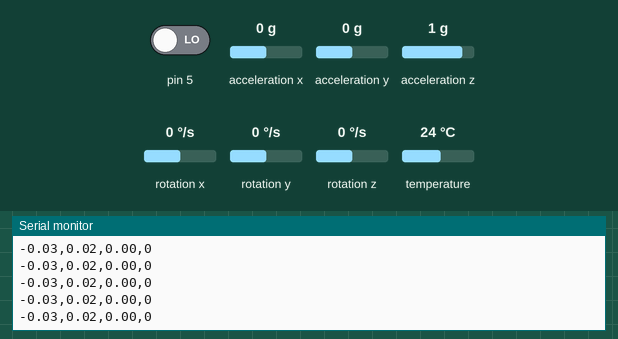
This sketch was run on a simulated Arduino Leonardo, built with avr-gcc and run on an emulated ATmega32U4. On the bench: the last lines printed to the serial monitor. Inputs (shaded band) come from the test bench; at power-on: acceleration x 0 g, acceleration y 0 g, pin 5 LOW, acceleration z 1 g, rotation z 0 °/s, rotation x 0 °/s, rotation y 0 °/s, temperature 24 °C.

Above: at 6.4 s.
6.5 s: acceleration x set to -1.4 g
At 6.56 s:
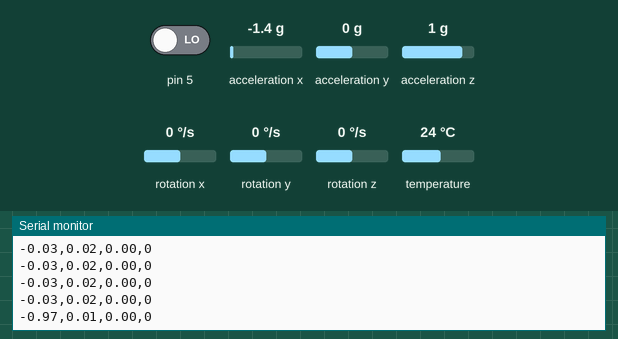
8.0 s: acceleration y set to -1.4 g
At 8.03 s:
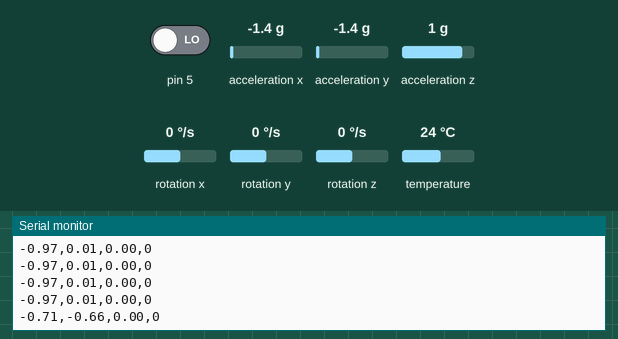
11.0 s: pin 5 driven HIGH
At 11.06 s:
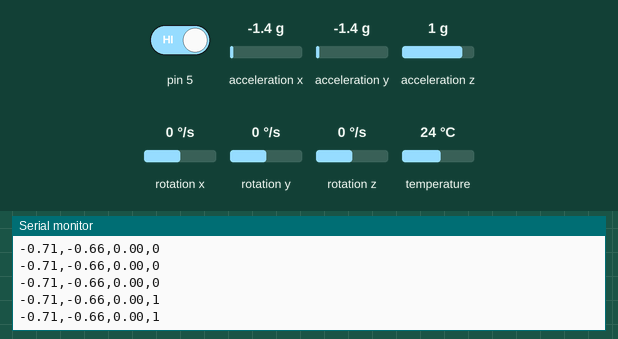
12.5 s: acceleration z set to -1.4 g
At 12.53 s:
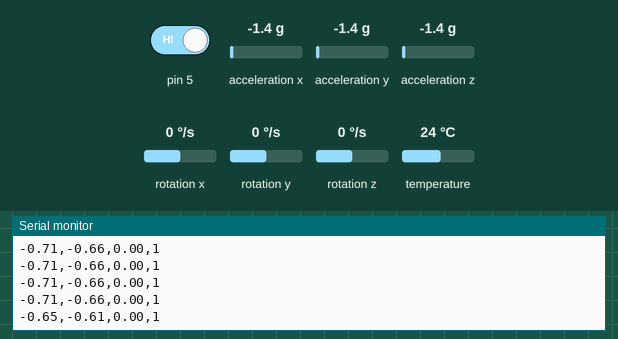
14.0 s: rotation z set to -192 °/s
At 14.05 s:
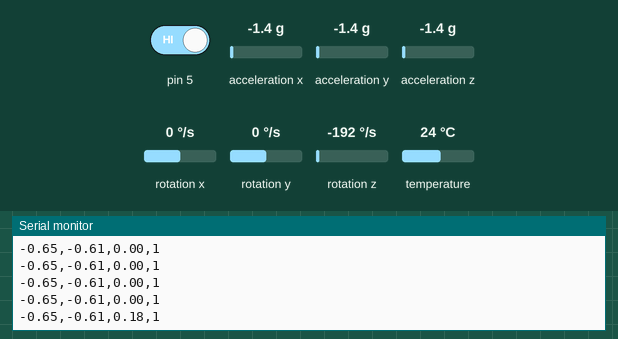
15.5 s: pin 5 driven LOW
At 15.51 s:
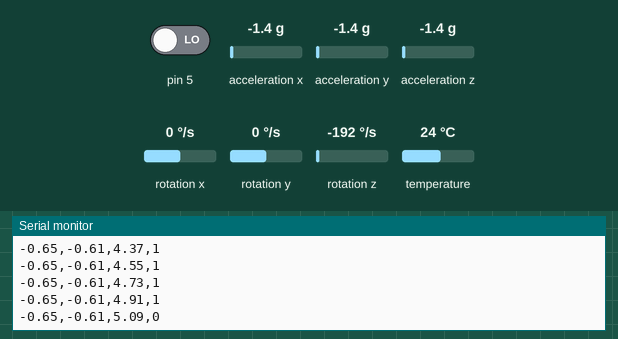
Timing chart, 0 to 18.0 s (numbered marks = the images above; inputs shaded):
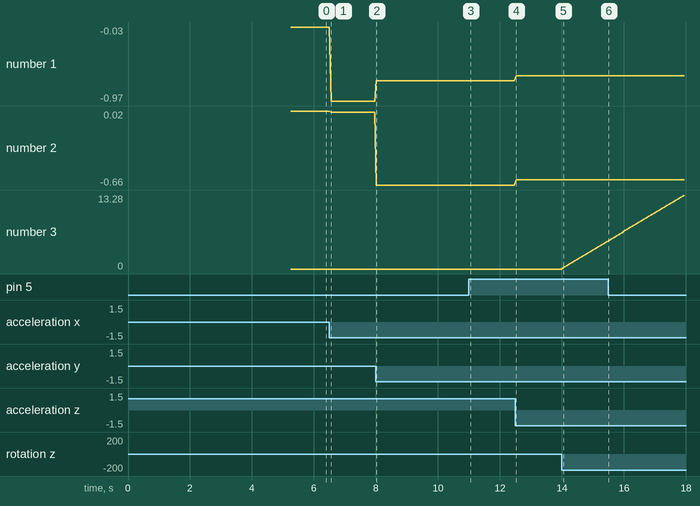

The sketch:

GyroInput.ino
```cpp
// Basic demo for accelerometer readings from Adafruit MPU6050

// ESP32 Guide: https://RandomNerdTutorials.com/esp32-mpu-6050-accelerometer-gyroscope-arduino/
// ESP8266 Guide: https://RandomNerdTutorials.com/esp8266-nodemcu-mpu-6050-accelerometer-gyroscope-arduino/
// Arduino Guide: https://RandomNerdTutorials.com/arduino-mpu-6050-accelerometer-gyroscope/

#include <Adafruit_MPU6050.h>
#include <Adafruit_Sensor.h>
#include <Wire.h>

float deadzone(float data);


// data

sensors_event_t a, g, temp;

float rotX, rotY, rotZ;

float Ax, Ay, Az;
float Gx, Gy, Gz;

float roll, pitch, yaw;

float epsilon = 0.1;
int resetBtn = 6;

//calibration
float xMax = 1.02;
float xMin = -0.96;
float yMin = -1.03;
float yMax = 0.98;
float zMax = 1;
float zMin = -1.05;


float xOffset = (xMax + xMin)/2;
float yOffset = (yMax + yMin)/2;
float zOffset = (zMax + zMin)/2;

float xScale = 2 / (xMax - xMin);
float yScale = 2 / (yMax - yMin);
float zScale = 2 / (zMax - zMin);

float yawOffset;


Adafruit_MPU6050 mpu;

unsigned long lastMillis, currentMillis;
float dt;

void setup(void) {
  Serial.begin(115200);
  while (!Serial)
    delay(10); // will pause Zero, Leonardo, etc until serial console opens

  Serial.println("Adafruit MPU6050 test!");

  // Try to initialize!
  if (!mpu.begin()) {
    Serial.println("Failed to find MPU6050 chip");
    while (1) {
      delay(10);
    }
  }
  Serial.println("MPU6050 Found!");

  mpu.setAccelerometerRange(MPU6050_RANGE_8_G);
  Serial.print("Accelerometer range set to: ");
  switch (mpu.getAccelerometerRange()) {
  case MPU6050_RANGE_2_G:
    Serial.println("+-2G");
    break;
  case MPU6050_RANGE_4_G:
    Serial.println("+-4G");
    break;
  case MPU6050_RANGE_8_G:
    Serial.println("+-8G");
    break;
  case MPU6050_RANGE_16_G:
    Serial.println("+-16G");
    break;
  }
  mpu.setGyroRange(MPU6050_RANGE_1000_DEG);
  Serial.print("Gyro range set to: ");
  switch (mpu.getGyroRange()) {
  case MPU6050_RANGE_250_DEG:
    Serial.println("+- 250 deg/s");
    break;
  case MPU6050_RANGE_500_DEG:
    Serial.println("+- 500 deg/s");
    break;
  case MPU6050_RANGE_1000_DEG:
    Serial.println("+- 1000 deg/s");
    break;
  case MPU6050_RANGE_2000_DEG:
    Serial.println("+- 2000 deg/s");
    break;
  }

  mpu.setFilterBandwidth(MPU6050_BAND_5_HZ);
  Serial.print("Filter bandwidth set to: ");
  switch (mpu.getFilterBandwidth()) {
  case MPU6050_BAND_260_HZ:
    Serial.println("260 Hz");
    break;
  case MPU6050_BAND_184_HZ:
    Serial.println("184 Hz");
    break;
  case MPU6050_BAND_94_HZ:
    Serial.println("94 Hz");
    break;
  case MPU6050_BAND_44_HZ:
    Serial.println("44 Hz");
    break;
  case MPU6050_BAND_21_HZ:
    Serial.println("21 Hz");
    break;
  case MPU6050_BAND_10_HZ:
    Serial.println("10 Hz");
    break;
  case MPU6050_BAND_5_HZ:
    Serial.println("5 Hz");
    break;
  }

  float yawSum = 0;
  for(int i = 0; i < 100; i++){
    mpu.getEvent(&a, &g, &temp);
    yawSum += g.gyro.z;
    delay(50);
  }

  yawOffset = yawSum / 100;
  Serial.print("yawOffset:");
  Serial.println(yawOffset);


  Serial.println("");

  pinMode(5, INPUT);

  lastMillis = millis();
}

void loop() {
  /* Get new sensor events with the readings */
  mpu.getEvent(&a, &g, &temp);

  Ax = a.acceleration.x / 9.81;
  Ax = (Ax - xOffset) * xScale;
  Ay = a.acceleration.y / 9.81;
  Ay = (Ay - yOffset) * yScale;
  Az = a.acceleration.z / 9.81;
  Az = (Az - zOffset) * zScale;

  pitch = atan2(Ay, sqrt(Az*Az + Ax*Ax));
  roll = atan2(Ax, sqrt(Az*Az + Ay*Ay));

  currentMillis = millis();
  dt = (currentMillis - lastMillis);
  if(abs(g.gyro.z - yawOffset) > 0.01){
    yaw -= (g.gyro.z - yawOffset)*dt*0.001 ;
  }
  lastMillis = currentMillis;


  // Serial.print("Ax:");
  // Serial.print(Ax);
  // Serial.print(",");
  // Serial.print("Ay:");
  // Serial.print(Ay);
  // Serial.print(",");
  // Serial.print("Az:");
  // Serial.print(Az);
  // Serial.print(",");
  // Serial.print("UL:");
  // Serial.print(1);
  // Serial.print(",");
  // Serial.print("IL:");
  // Serial.println(-1);

  // Serial.print("roll:");
  Serial.print(roll);
  Serial.print(",");
  // Serial.print("pitch:");
  Serial.print(pitch);
  Serial.print(",");
  // Serial.print("yaw:");
  Serial.print(yaw);
  Serial.print(",");
  Serial.println(digitalRead(5));

  delay(50);
}
```

Measured:
- after the input at 6.5 s, the serial monitor: prints a new line after 0.05 s (image 1)
- after the input at 8.0 s, the serial monitor: prints a new line at once (image 2)
- after the input at 11.0 s, the serial monitor: prints a new line after 0.05 s (image 3)
- after the input at 12.5 s, the serial monitor: prints a new line at once (image 4)
- after the input at 14.0 s, the serial monitor: prints a new line at once (image 5)
- after the input at 15.5 s, the serial monitor: prints a new line at once (image 6)
- plotted number 1: -0.03 → -0.97 after the input at 6.5 s, -0.97 → -0.71 after the input at 8.0 s, -0.71 → -0.65 after the input at 12.5 s
- plotted number 2: 0.02 → 0.01 after the input at 6.5 s, 0.01 → -0.66 after the input at 8.0 s, -0.66 → -0.61 after the input at 12.5 s
